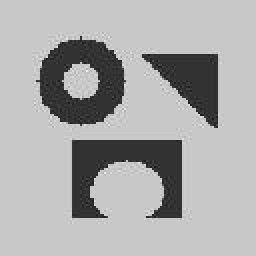
#> input picture two.bmp, 128 x 128 px (shown 2 times larger)
$ python CV_test.py
#> lines starting #> are read from the running program, lines starting #| are printed output that depends on the picture; after the words box and inside, x2 and y2 are one past the last pixel; in counts of white or black regions, pixels touching at a corner belong together
# -*- coding: utf-8 -*-
"""
Created on Fri Dec 18 11:29:15 2020

@author: GoodLiar
"""

#coding:utf-8
import sys
import numpy as np
import cv2
import matplotlib.pyplot as plt
import math
from pylab import*

Image = cv2.imread('two.bmp',1)  #读入原图
#> Image is the input picture: shape (128, 128, 3); min 22, max 236, mean 170
image = cv2.cvtColor(Image,cv2.COLOR_BGR2GRAY)
img=np.array(image,dtype=np.float64) #读入到np的array中，并转化浮点类型

#初始水平集函数
IniLSF = np.ones((img.shape[0],img.shape[1]),img.dtype)
IniLSF[30:80,30:80]= -1
IniLSF=-IniLSF

#画初始轮廓
Image = cv2.cvtColor(Image,cv2.COLOR_BGR2RGB)
plt.figure(1),plt.imshow(Image),plt.xticks([]), plt.yticks([])   # to hide tick values on X and Y axis
plt.contour(IniLSF,[0])  #画LSF=0处的等高线
plt.draw(),plt.show(block=False)
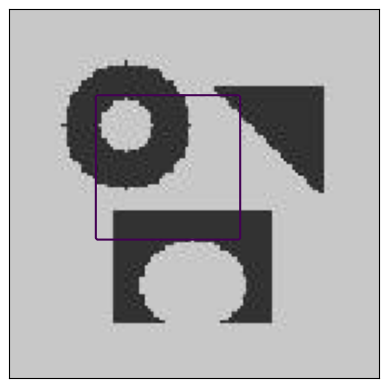
#> figure drawn by matplotlib, 1 panel

def mat_math (intput,str):
    output=intput
    for i in range(img.shape[0]):
        for j in range(img.shape[1]):
            if str=="atan":
                output[i,j] = math.atan(intput[i,j])
            if str=="sqrt":
                output[i,j] = math.sqrt(intput[i,j])
    return output

#CV函数
def CV (LSF, img, mu, nu, epison,step):

    Drc = (epison / math.pi) / (epison*epison+ LSF*LSF)
    Hea = 0.5*(1 + (2 / math.pi)*mat_math(LSF/epison,"atan"))
    Iy, Ix = np.gradient(LSF)
    s = mat_math(Ix*Ix+Iy*Iy,"sqrt")
    Nx = Ix / (s+0.000001)
    Ny = Iy / (s+0.000001)
    Mxx,Nxx =np.gradient(Nx)
    Nyy,Myy =np.gradient(Ny)
    cur = Nxx + Nyy
    Length = nu*Drc*cur

    Lap = cv2.Laplacian(LSF,-1)
    Penalty = mu*(Lap - cur)

    s1=Hea*img
    s2=(1-Hea)*img
    s3=1-Hea
    C1 = s1.sum()/ Hea.sum()
    C2 = s2.sum()/ s3.sum()
    CVterm = Drc*(-1 * (img - C1)*(img - C1) + 1 * (img - C2)*(img - C2))

    LSF = LSF + step*(Length + Penalty + CVterm)
    #plt.imshow(s, cmap ='gray'),plt.show()
    return LSF

#模型参数
mu = 1
nu = 0.003 * 255 * 255
num = 20
epison = 1
step = 0.1
LSF=IniLSF
for i in range(1,num):
    LSF = CV(LSF, img, mu, nu, epison,step) #迭代
    if i % 1 == 0:    #显示分割轮廓
        plt.imshow(Image)
        plt.xticks([])
        plt.yticks([])
        plt.contour(LSF,[0])
        plt.draw()
        plt.show(block=False)
        plt.pause(0.1)
#> this loop made 19 passes
#> (C1 in CV, C2 in CV) on passes 1 to 12: (160.8, 174.4), (62.23, 199.8), (60.66, 199.7), (59.44, 199.7), (58.83, 199.7), (58.36, 199.7), (58.21, 199.7), (57.91, 199.7), (57.66, 199.7), (57.36, 199.7), (57.11, 199.7), (56.9, 199.7)
#> pass 1, in mat_math, `output=intput`:
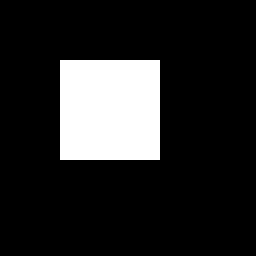
#> output: shape (128, 128) float64 (shown 2 times larger); values -1 (black) and 1 (white), 15.3% white; 1 white region, box (x1, y1, x2, y2) and area: (30, 30, 80, 80) 2500
#> pass 1, in CV, `Iy, Ix = np.gradient(LSF)`:
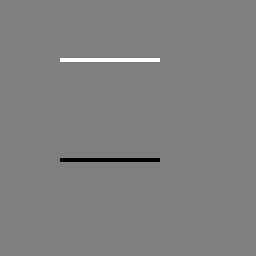
#> Iy: shape (128, 128) float64 (shown 2 times larger); min -1, max 1, mean 0; drawn with min black and max white
#> pass 1, `plt.show(block=False)`:
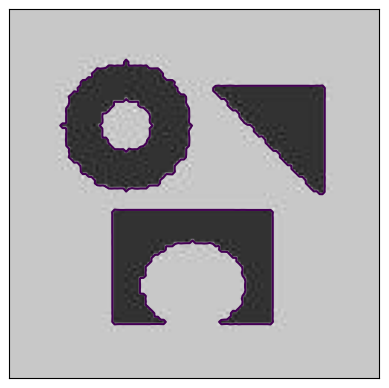
#> figure drawn by matplotlib, 1 panel
#> after the loop:
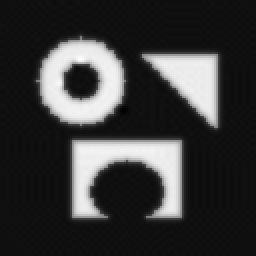
#> LSF: shape (128, 128) float64 (shown 2 times larger); min -40.48, max 62.2, mean -17.3; drawn with min black and max white


# [7 lines of commented-out code are left out]
